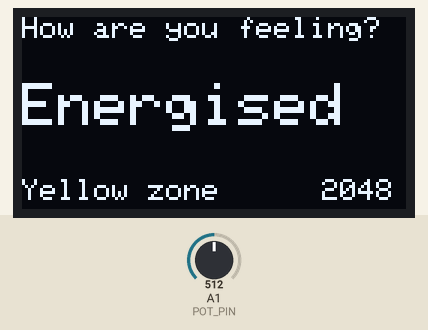
Recording of a sketch running on a simulated Arduino Zero (SAMD21). On the bench: 128×64 one-colour display. The test bench sets the inputs (shaded band); at power-on: A1 (POT_PIN) = 512 (analog values on the 0–1023 scale). What the sketch prints to the serial monitor is not drawn.

Above: at 1.2 s.
1.3 s: A1 (POT_PIN) set to 716
At 2.6 s:
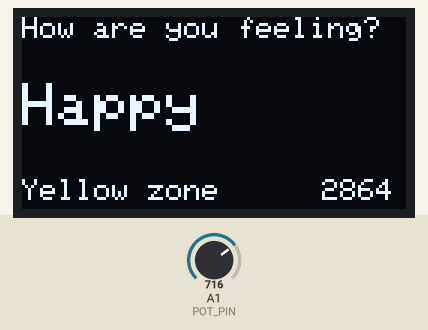
2.9 s: A1 (POT_PIN) set to 900
At 4.1 s:
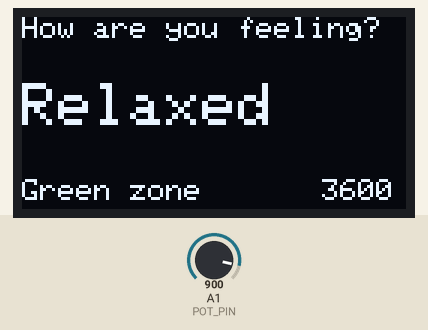
4.4 s: A1 (POT_PIN) set to 1023
At 5.6 s:
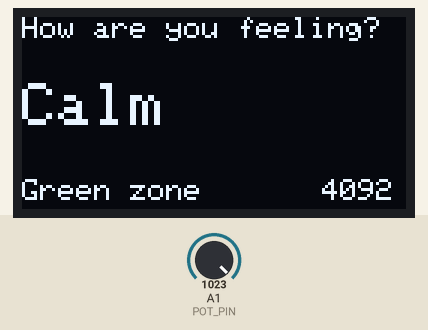
5.9 s: A1 (POT_PIN) set to 511
At 7.1 s:
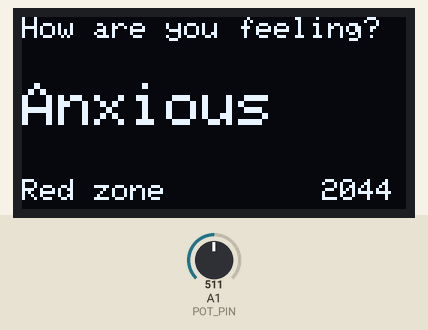
7.4 s: A1 (POT_PIN) set to 306
At 8.6 s:
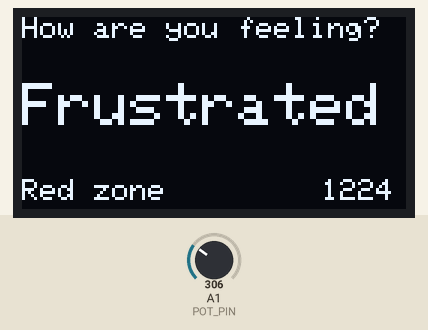
8.9 s: A1 (POT_PIN) set to 122
At 10.2 s:
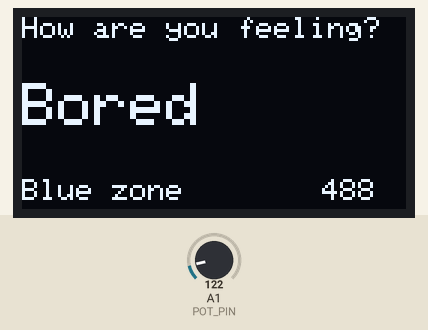
Timing chart, 0 to 11.4 s (numbered marks = the images above; inputs shaded):
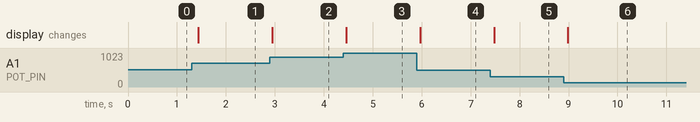

The sketch:

dial_v3_oled.ino
```cpp
// dial_v3_oled.ino
// Dial test v3: displays mood on OLED screen via I2C.
// Wiring: pot to A1, OLED SDA/SCL to pins 11/12.
// Libraries: Adafruit SSD1306, Adafruit GFX.

#include <Wire.h>
#include <Adafruit_GFX.h>
#include <Adafruit_SSD1306.h>

const int POT_PIN = A1;
const int N_MOODS = 12;
const int ADC_MAX = 4096;

const char* MOODS[N_MOODS] = {
  "Tired", "Bored", "Sad",
  "Frustrated", "Stressed", "Anxious",
  "Energised", "Excited", "Happy",
  "Content", "Relaxed", "Calm"
};
const char* ZONES[4] = { "Blue zone", "Red zone", "Yellow zone", "Green zone" };

Adafruit_SSD1306 display(128, 64, &Wire, -1);

int binOf(int raw) {
  return constrain(raw * N_MOODS / ADC_MAX, 0, N_MOODS - 1);
}

// Draw the current mood to the screen. m/3 picks the colour zone (moods 0-2 = zone 0, etc).
void showMood(int m, int raw) {
  display.clearDisplay();
  display.setTextColor(SSD1306_WHITE);
  display.setTextSize(1);
  display.setCursor(0, 0);
  display.print("How are you feeling?");
  display.setTextSize(2);
  display.setCursor(0, 22);
  display.print(MOODS[m]);
  display.setTextSize(1);
  display.setCursor(0, 54);
  display.print(ZONES[m / 3]);
  display.setCursor(100, 54);
  display.print(raw);
  display.display();          // nothing appears until this line sends it to the screen
}

void setup() {
  Serial.begin(115200);
  while (!Serial && millis() < 3000);
  analogReadResolution(12);

  if (!display.begin(SSD1306_SWITCHCAPVCC, 0x3C)) {   // try 0x3D if nothing appears
    Serial.println("OLED not found. Check the wiring and the I2C address.");
  }
  Serial.println("raw\tmood");
}

void loop() {
  int raw = analogRead(POT_PIN);
  int mood = binOf(raw);

  showMood(mood, raw);

  Serial.print(raw);
  Serial.print('\t');
  Serial.println(MOODS[mood]);

  delay(100);
}
```

Measured:
- after the input at 1.3 s, the display: changes after 0.14 s (image 1)
- after the input at 2.9 s, the display: changes after 0.05 s (image 2)
- after the input at 4.4 s, the display: changes after 0.06 s (image 3)
- after the input at 5.9 s, the display: changes after 0.07 s (image 4)
- after the input at 7.4 s, the display: changes after 0.08 s (image 5)
- after the input at 8.9 s, the display: changes after 0.09 s (image 6)
